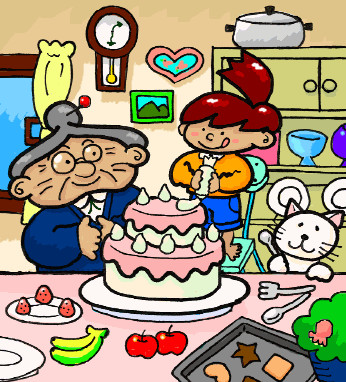
%> input picture Lab4/mywork/1.jpg, 346 x 382 px
$ octave Lab4_Aibol_Kussain.m   (GNU Octave 9; MATLAB toolbox functions it lacks are replaced by stand-ins)
%> lines starting %> are read from the running program, lines starting %| are printed output that depends on the picture; in (x1, y1, x2, y2) boxes, pixels count from 0 and x2, y2 are one past the last pixel; in counts of white or black regions, pixels touching at a corner belong together; the program's own positions count from 1
%% Lab4 Assassignment :)
% Student: *Aibol Kussain @ EN3-A-03*
%%%
% This lab we will study finding difference in two similar pictures.

%% Step 1
% First, download two similar images and load them to MATLAB.
i1 = imread('1.jpg');
%> i1 is the input picture: size 382x346x3 uint8; mean R, G, B 163, 151.1, 127.8
i2 = imread('2.jpg');
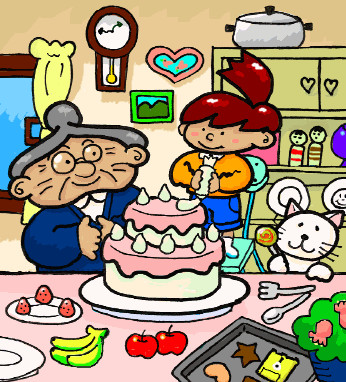
%> input picture Lab4/mywork/2.jpg, 346 x 382 px
%> i2 is the input picture: size 382x346x3 uint8; mean R, G, B 164, 151.1, 126.6

subplot(1,2,1), imshow(i1);
subplot(1,2,2), imshow(i2);

%% Step 2
% Finding difference by substracting images. Then, we should make it
% black and white to easily distinguish different areas. Now, we can see
% differences in black/white picture
D = imabsdiff(i1,i2);
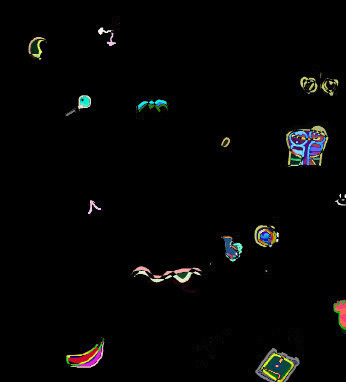
%> D: size 382x346x3 uint8; mean R, G, B 5.3, 5.3, 5
BW = im2bw(D, .1);
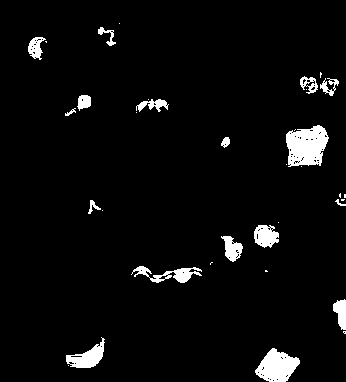
%> BW: size 382x346 logical; 4.3% white; 35 white regions (18 under 20 px)
imshow(BW);

%% Step 3
% Here we find differences those are big enough(not to small, to not point
% spots). Then plot them in original picture
subplot(1,2,1), imshow(i1);
subplot(1,2,2), imshow(i2);
diffs = regionprops(BW, 'BoundingBox');
%> diffs = 35 regions; largest, box (x1, y1, x2, y2): (286, 125, 329, 167), (255, 348, 300, 382), (66, 337, 105, 368), (131, 266, 202, 283), (254, 225, 279, 248)
len = size(diffs);
%> len = [35 1]
for i = 1:len
    if diffs(i).BoundingBox(3) * diffs(i).BoundingBox(4) > 10
        subplot(1, 2, 1), rectangle('Position', diffs(i).BoundingBox, 'EdgeColor', 'blue', 'LineWidth', 2);
        subplot(1, 2, 2), rectangle('Position', diffs(i).BoundingBox, 'EdgeColor', 'blue', 'LineWidth', 2);
    end
end
%> this loop made 35 passes
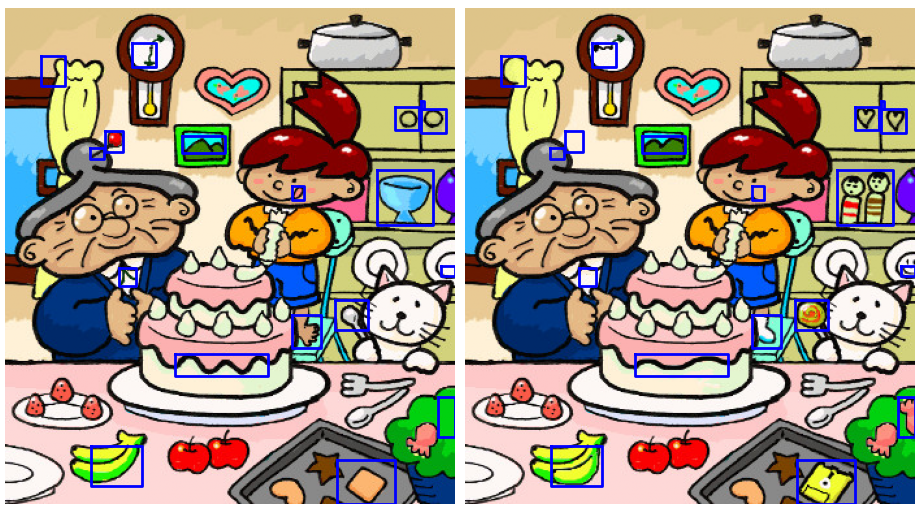
%> figure redrawn from the program's plot data, 2 panels
